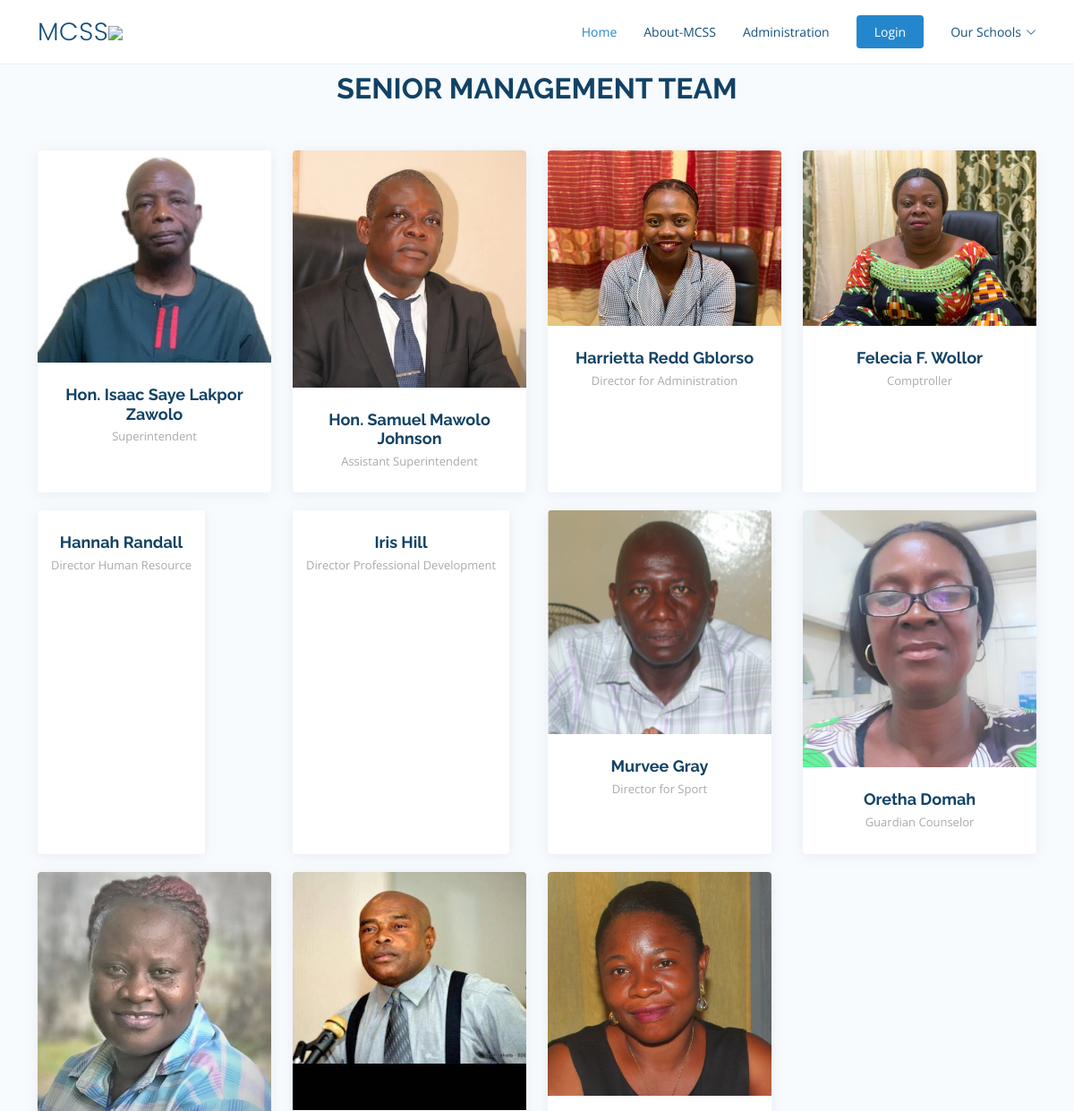
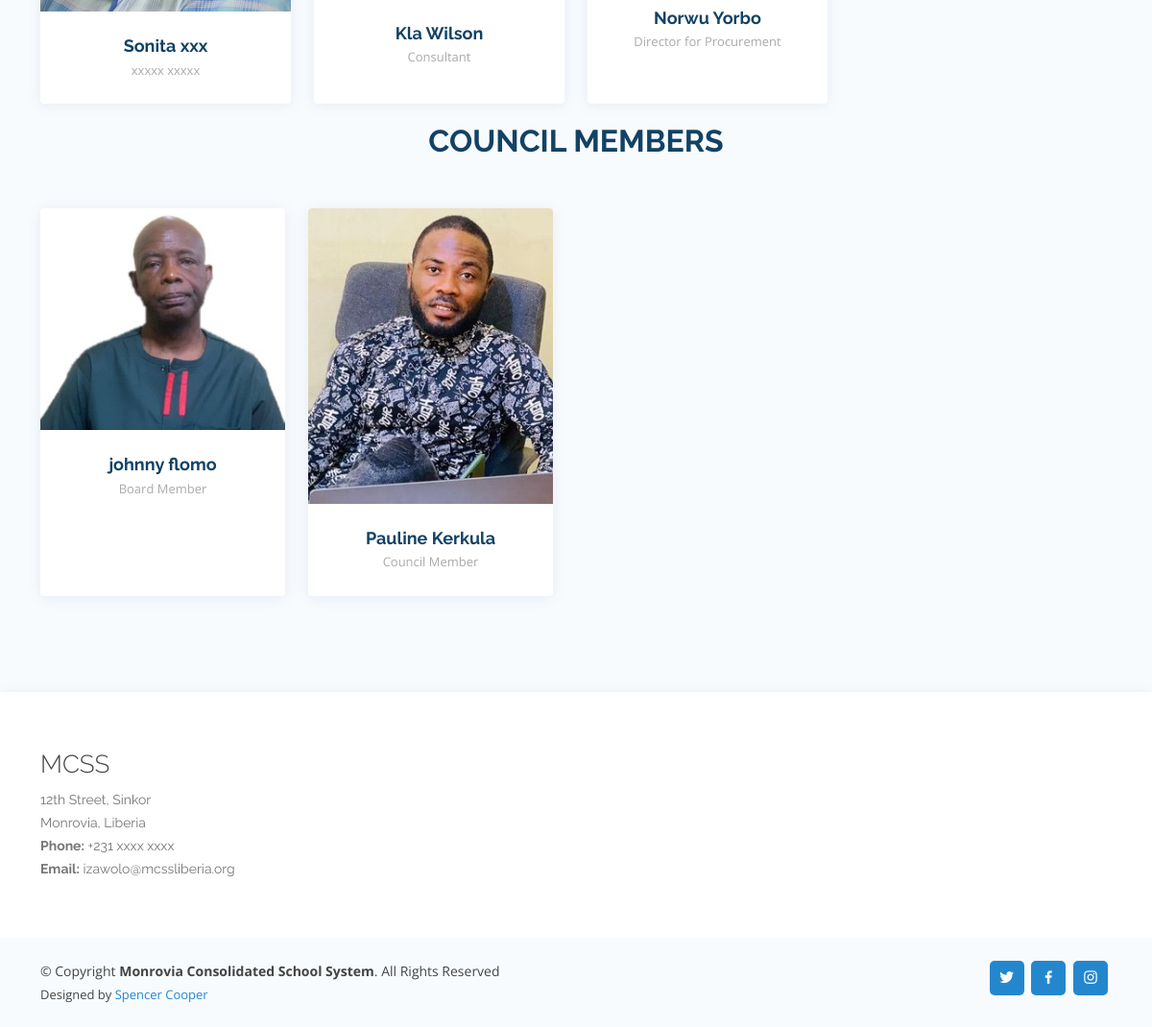
The app's page /administration/, older data (2 pictures, top to bottom).
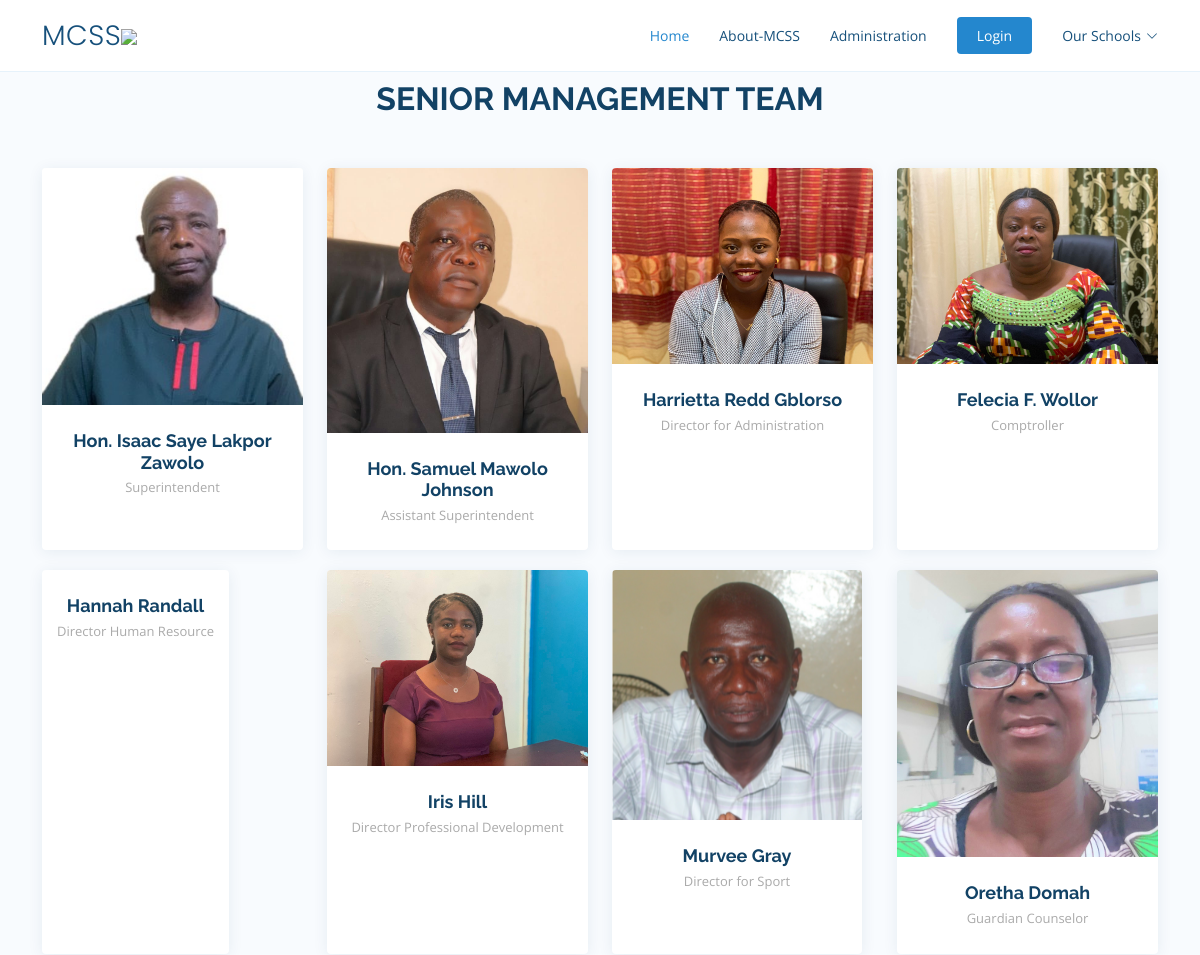
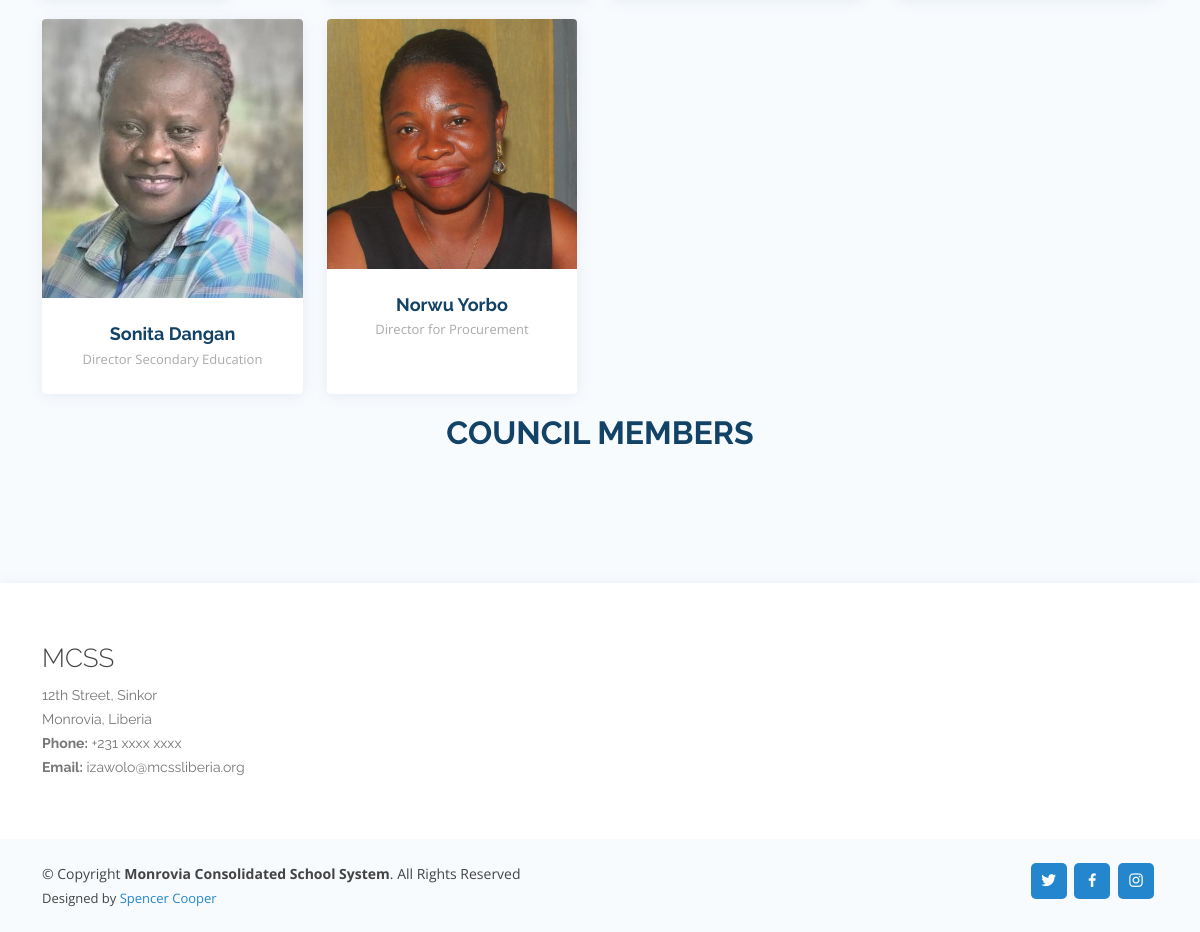
The same page, newer data (2 pictures, top to bottom).
### blog/models.py (models this page shows, shortened)
class Sr_Management(models.Model):
    name = models.CharField(max_length=40)
    position = models.CharField(max_length=40)
    image = models.ImageField(upload_to='uploads/', blank=True, null=True)

class Council(models.Model):
    name = models.CharField(max_length=40)
    position = models.CharField(max_length=40)
    image = models.ImageField(upload_to='uploads/', blank=True, null=True)

### core/views.py (the view)
# urls.py: path('administration/', administration, name='administration'),
def administration(request):
    faculty = Sr_Management.objects.all()
    council = Council.objects.all()
    return render(request, 'core/administration.html', {'faculty': faculty, 'council': council })

### core/templates/core/administration.html (shortened to what this page needs)
{% extends 'core/base.html' %}
{% load static %}
{% block content %}
<section id="team" class="team section-bg">
    <div class="container" data-aos="fade-up">
      <div class="section-title">
        <h2>Senior Management Team</h2>
      </div>
      <div class="row">
        {% for faculties in faculty %}
            <div class="col-lg-3 col-md-6 d-flex align-items-stretch" data-aos="fade-up" data-aos-delay="100">
            <div class="member">
                <div class="member-img">
                {% if faculties.image %}
                    <img src="{{ faculties.image.url }}" class="img-fluid" alt="">
                {% endif %}
                </div>
                <div class="member-info">
                <h4>{{ faculties.name }}</h4>
                <span>{{ faculties.position }}</span>
                </div>
            </div>
            </div>
        {% endfor %}
        <div class="section-title">
            <h2>Council Members</h2>
        </div>
        <div class="row">
            {%for councils in council %}
            <div class="col-lg-3 col-md-6 d-flex align-items-stretch" data-aos="fade-up" data-aos-delay="100">
              <div class="member">
                <div class="member-img">
                {%if councils.image %}
                  <img src="{{ councils.image.url }}" class="img-fluid" alt="">
                {% endif %}
                </div>
                <div class="member-info">
                  <h4>{{councils.name}}</h4>
                  <span>{{ councils.position }}</span>
                </div>
              </div>
            </div>
            {% endfor %}
        </div>
    </div>
  </section>
{% endblock %}

### core/templates/core/base.html (shortened to what this page needs)
{% load static %}
<!DOCTYPE html>
<html lang="en">
<head>
  <link href="{% static 'assets/vendor/bootstrap/css/bootstrap.min.css' %}" rel="stylesheet">
  <link href="{% static 'assets/vendor/bootstrap-icons/bootstrap-icons.css' %}" rel="stylesheet">
  <link href="{% static 'assets/vendor/boxicons/css/boxicons.min.css' %}" rel="stylesheet">
  <link href="{% static 'assets/vendor/glightbox/css/glightbox.min.css' %}" rel="stylesheet">
  <link href="{% static 'assets/vendor/aos/aos.css' %}" rel="stylesheet">
  <link href="{% static 'assets/vendor/swiper/swiper-bundle.min.css' %}" rel="stylesheet">
  <link href="{% static 'assets/css/style.css' %}" rel="stylesheet">
</head>
<body>
  <header id="header" class="fixed-top">
    <div class="container d-flex align-items-center justify-content-between">
      <h1 class="logo"><a href="index.html">MCSS</a><span><img src="{% static 'assets/img/team/mcss-logo.png' %}"></span></h1>
      <nav id="navbar" class="navbar">
        <ul>
          <li><a class="nav-link scrollto active" href="/">Home</a></li>
          {% if user.is_authenticated %}
          <li><a class="nav-link scrollto" href="{% url 'admin:index' %}">MCSS-Admin</a></li>
          <li><a class="getstarted scrollto" href="{% url 'blog_logout' %}">Logout</a></li>    <strong>Welcome {{user.username }} </strong>
          {% else %}
          <li><a class="nav-link scrollto" href="{% url 'about' %}">About-MCSS</a></li>
          <li><a class="nav-link scrollto" href="{% url 'administration' %}">Administration</a></li>
          <li><a class="getstarted scrollto" href="{% url 'blog_login' %}">Login</a></li>
              <li class="dropdown"><a href="#"><span>Our Schools</span> <i class="bi bi-chevron-down"></i></a>
            </li>
            {%endif%}
        </ul>
      </nav>
    </div>
  </header>
    {% block content %}
    {% endblock %}
<footer id="footer">
    <div class="footer-top">
      <div class="container">
        <div class="row">
          <div class="col-lg-3 col-md-6 footer-contact">
            <h3>MCSS</h3>
            <p>
              12th Street, Sinkor<br>
              Monrovia, Liberia <br>
              <strong>Phone:</strong> +231 xxxx xxxx <br>
              <strong>Email:</strong> izawolo@mcssliberia.org <br>
            </p>
          </div>
        </div>
      </div>
    </div>
    <div class="container d-md-flex py-4">
      <div class="me-md-auto text-center text-md-start">
        <div class="copyright">
          &copy; Copyright <strong><span>Monrovia Consolidated School System</span></strong>. All Rights Reserved
        </div>
        <div class="credits">Designed by <a href="">Spencer Cooper</a>
        </div>
      </div>
      <div class="social-links text-center text-md-right pt-3 pt-md-0">
        <a href="#" class="twitter"><i class="bx bxl-twitter"></i></a>
        <a href="#" class="facebook"><i class="bx bxl-facebook"></i></a>
        <a href="#" class="instagram"><i class="bx bxl-instagram"></i></a>
      </div>
    </div>
  </footer>
</body>
</html>

### static/assets/css/style.css (style rules this page uses)
body { font-family: "Open Sans", sans-serif; color: #444444; }
a { color: #2487ce; text-decoration: none; }
h1, h2, h3, h4, h5, h6 { font-family: "Raleway", sans-serif; }
#header { transition: all 0.5s; background: #fff; z-index: 997; padding: 15px 0; border-bottom: 1px solid #e6f2fb; }
#header .logo { font-size: 28px; margin: 0; padding: 0; line-height: 1; font-weight: 300; letter-spacing: 0.5px; font-family: "Poppins", sans-serif; }
#header .logo a { color: #16507b; }
#header .logo img { max-height: 40px; }
.navbar { padding: 0; }
.navbar ul { margin: 0; padding: 0; display: flex; list-style: none; align-items: center; }
.navbar li { position: relative; }
.navbar a, .navbar a:focus { display: flex; align-items: center; justify-content: space-between; padding: 10px 0 10px 30px; font-size: 14px; color: #16507b; white-space: nowrap; transition: 0.3s; }
.navbar a i, .navbar a:focus i { font-size: 12px; line-height: 0; margin-left: 5px; }
.navbar a:hover, .navbar .active, .navbar .active:focus, .navbar li:hover>a { color: #2487ce; }
.navbar .getstarted, .navbar .getstarted:focus { background: #2487ce; padding: 8px 20px; margin-left: 30px; border-radius: 4px; color: #fff; }
section { padding: 80px 0; overflow: hidden; }
.section-bg { background-color: #f8fbfe; }
.section-title { text-align: center; padding-bottom: 30px; }
.section-title h2 { font-size: 32px; font-weight: bold; text-transform: uppercase; margin-bottom: 20px; padding-bottom: 0; color: #124265; }
.team .member { margin-bottom: 20px; overflow: hidden; text-align: center; border-radius: 4px; background: #fff; box-shadow: 0px 2px 15px rgba(18, 66, 101, 0.08); }
.team .member .member-img { position: relative; overflow: hidden; }
.team .member .member-info { padding: 25px 15px; }
.team .member .member-info h4 { font-weight: 700; margin-bottom: 5px; font-size: 18px; color: #124265; }
.team .member .member-info span { display: block; font-size: 13px; font-weight: 400; color: #aaaaaa; }
#footer { color: #444444; font-size: 14px; background: #f8fbfe; box-shadow: 0px 2px 15px rgba(18, 66, 101, 0.08); }
#footer .footer-top { padding: 60px 0 30px 0; background: #fff; }
#footer .footer-top .footer-contact { margin-bottom: 30px; }
#footer .footer-top .footer-contact h3 { font-size: 26px; margin: 0 0 10px 0; padding: 2px 0 2px 0; line-height: 1; font-weight: 300; }
#footer .footer-top .footer-contact p { font-size: 14px; line-height: 24px; margin-bottom: 0; font-family: "Raleway", sans-serif; color: #777777; }
#footer .credits { padding-top: 5px; font-size: 13px; color: #444444; }
#footer .social-links a { font-size: 18px; display: inline-block; background: #2487ce; color: #fff; line-height: 1; padding: 8px 0; margin-right: 4px; border-radius: 5px; text-align: center; width: 36px; height: 36px; transition: 0.3s; }

Row changes from the older to the newer data that the page shows:
removed Sr_Management: image (picture), name "Kla Wilson", position "Consultant"
removed Council: image (picture), name "johnny flomo", position "Board Member"
removed Council: image (picture), name "Pauline Kerkula", position "Council Member"
changed Sr_Management "Iris Hill": image: picture added
changed Sr_Management: name "Sonita xxx" → "Sonita Dangan"; position "xxxxx xxxxx" → "Director Secondary Education"
